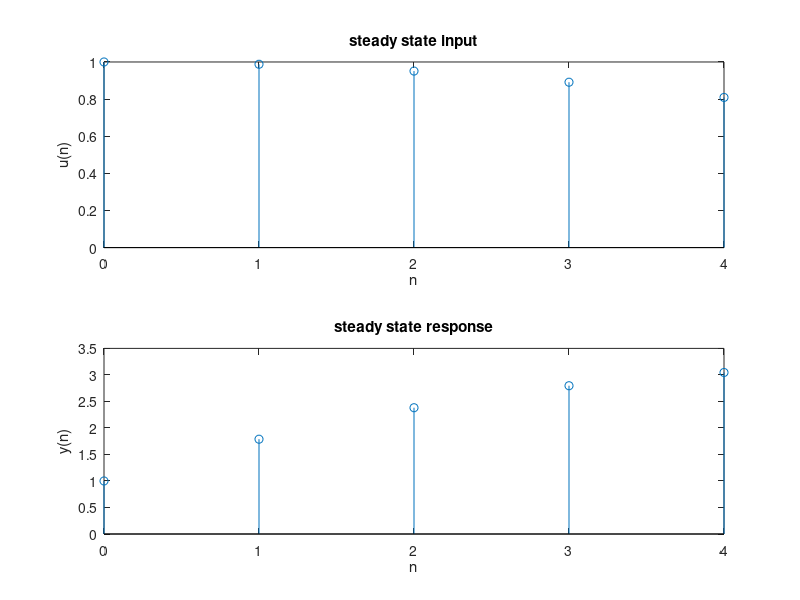

This figure's MATLAB source:
clc;
close all;
clear all;
N=input('Length of response required=');
b=[1]; % x(n) coefficient
a=[1,-0.8]; % y(n) coefficients
n=0:1:N-1; %time vector
h=cos(0.05*pi*n); % sinusoidal input
y=filter(b,a,h) %steady state response
%plot the waveforms
subplot(2,1,1);
stem(n,h);
title('steady state input');
xlabel('n');
ylabel('u(n)');
subplot(2,1,2);
stem(n,y);
title('steady state response');
xlabel('n');
ylabel('y(n)');